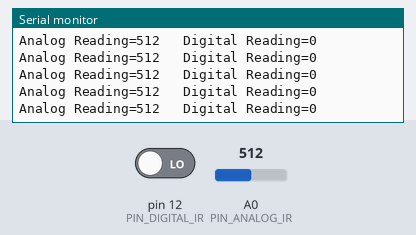
A sketch run on a simulated Arduino Uno, built with avr-gcc and run on an emulated ATmega328P. Parts: the last lines printed to the serial monitor. The test bench sets the inputs (shaded band); at power-on: A0 (PIN_ANALOG_IR) = 512, pin 12 (PIN_DIGITAL_IR) LOW.

Above: at 1.2 s.
1.3 s: A0 (PIN_ANALOG_IR) set to 984
At 1.4 s:
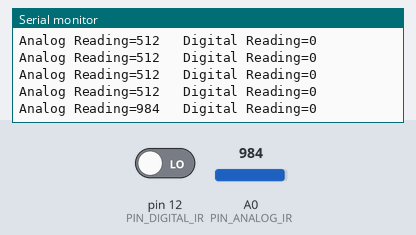
4.3 s: A0 (PIN_ANALOG_IR) set to 1010
At 4.32 s:
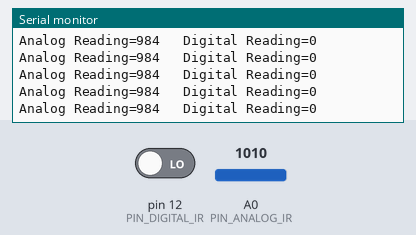
Timing chart, 0 to 7.3 s (numbered marks = the images above; inputs shaded):
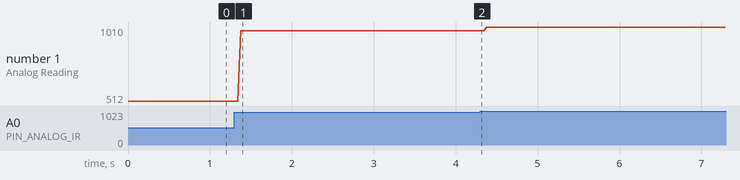

Measured:
- after the input at 1.3 s, the serial monitor: prints a new line after 0.08 s (image 1)
- plotted number 1: 512 → 984 after the input at 1.3 s, 984 → 1010 after the input at 4.3 s

The sketch:

simple-IR-distance.ino
```cpp
// IR distante

#define PIN_DIGITAL_IR  12 // D6 -> 12
#define PIN_ANALOG_IR A0

void setup(){
  Serial.begin(9600);
  pinMode(PIN_DIGITAL_IR,INPUT);
  pinMode(PIN_ANALOG_IR,INPUT);
}

void loop(){
  Serial.print("Analog Reading=");
  Serial.print(analogRead(PIN_ANALOG_IR));
  Serial.print("\t Digital Reading=");
  Serial.println(digitalRead(PIN_DIGITAL_IR));
  delay(10);
}
```
